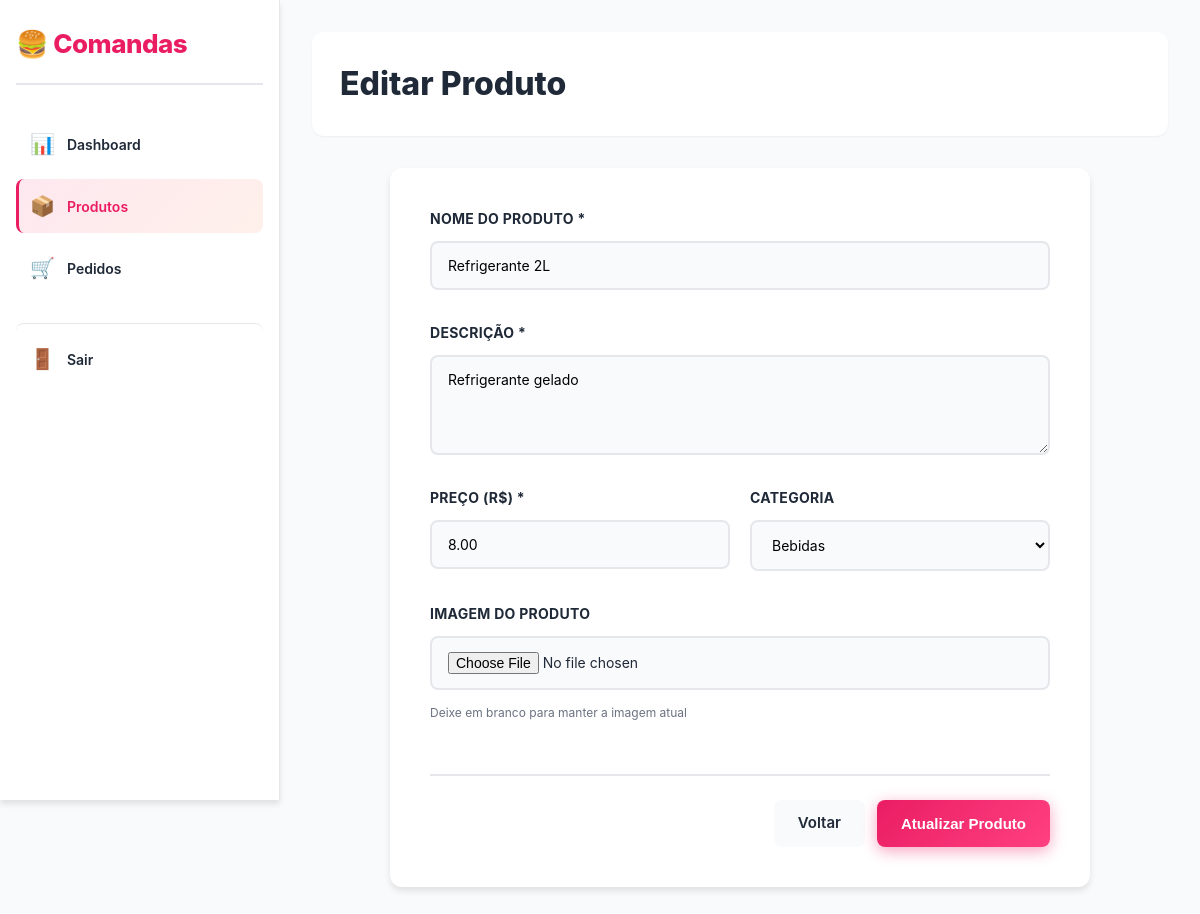
Screenshot of /admin/editar_produto.php?id=3 (signed in) with the database file from the repository.
### tables this page shows
CREATE TABLE IF NOT EXISTS produtos (
    id INT PRIMARY KEY AUTO_INCREMENT,
    loja_id INT NOT NULL,
    nome VARCHAR(200) NOT NULL,
    descricao TEXT,
    preco DECIMAL(10, 2) NOT NULL,
    imagem LONGBLOB,
    categoria VARCHAR(100),
    ativo BOOLEAN DEFAULT 1,
    criado_em TIMESTAMP DEFAULT CURRENT_TIMESTAMP,
    atualizado_em TIMESTAMP DEFAULT CURRENT_TIMESTAMP ON UPDATE CURRENT_TIMESTAMP,
    FOREIGN KEY (loja_id) REFERENCES lojas(id) ON DELETE CASCADE
);

### config/functions.php (called while the page is built, shortened)
<?php
function sanitizar($dado) {
    return htmlspecialchars(trim($dado), ENT_QUOTES, 'UTF-8');
}
?>

### admin/editar_produto.php (the view, shortened to what this page needs)
<?php
require_once '../config/database.php';
require_once '../config/functions.php';
$loja_id = $_SESSION['loja_id'];
$produto_id = (int)($_GET['id'] ?? 0);
try {
    $stmt = $conn->prepare("SELECT * FROM produtos WHERE id = ? AND loja_id = ?");
    $stmt->execute([$produto_id, $loja_id]);
    $produto = $stmt->fetch();
} catch (PDOException $e) {
    die("Erro ao buscar produto: " . $e->getMessage());
}
?>
<!DOCTYPE html>
<html lang="pt-BR">
<head>
    <link rel="stylesheet" href="../assets/css/style.css">
</head>
<body>
    <div class="container-admin">
        <aside class="sidebar">
            <div class="logo">
                <h2>🍔 Comandas</h2>
            </div>
            <nav class="nav-menu">
                <a href="dashboard.php" class="nav-item">
                    <span class="icon">📊</span>
                    <span>Dashboard</span>
                </a>
                <a href="produtos.php" class="nav-item active">
                    <span class="icon">📦</span>
                    <span>Produtos</span>
                </a>
                <a href="pedidos.php" class="nav-item">
                    <span class="icon">🛒</span>
                    <span>Pedidos</span>
                </a>
                <a href="logout.php" class="nav-item logout">
                    <span class="icon">🚪</span>
                    <span>Sair</span>
                </a>
            </nav>
        </aside>
        <main class="main-content">
            <header class="top-header">
                <div class="header-content">
                    <h1>Editar Produto</h1>
                </div>
            </header>
            <div class="form-container">
                <form method="POST" enctype="multipart/form-data" class="form-produto">
                    <div class="form-group">
                        <label for="nome">Nome do Produto *</label>
                        <input type="text" id="nome" name="nome" value="<?php echo sanitizar($produto['nome']); ?>" required>
                    </div>
                    <div class="form-group">
                        <label for="descricao">Descrição *</label>
                        <textarea id="descricao" name="descricao" rows="4" required><?php echo sanitizar($produto['descricao']); ?></textarea>
                    </div>
                    <div class="form-row">
                        <div class="form-group">
                            <label for="preco">Preço (R$) *</label>
                            <input type="number" id="preco" name="preco" value="<?php echo $produto['preco']; ?>" step="0.01" required>
                        </div>
                        <div class="form-group">
                            <label for="categoria">Categoria</label>
                            <select id="categoria" name="categoria">
                                <option value="Bebidas" <?php echo $produto['categoria'] === 'Bebidas' ? 'selected' : ''; ?>>Bebidas</option>
                            </select>
                        </div>
                    </div>
                    <div class="form-group">
                        <label for="imagem">Imagem do Produto</label>
                        <input type="file" id="imagem" name="imagem" accept="image/*">
                        <small>Deixe em branco para manter a imagem atual</small>
                    </div>
                    <div class="form-actions">
                        <a href="produtos.php" class="btn-secondary">Voltar</a>
                        <button type="submit" class="btn-primary">Atualizar Produto</button>
                    </div>
                </form>
            </div>
        </main>
    </div>
</body>
</html>

### assets/css/style.css (style rules this page uses)
* { margin: 0; padding: 0; box-sizing: border-box; }
:root { --primary-color: #EA1D63; --primary-light: #FF4081; --primary-dark: #C1272D; --accent-color: #FF6B35; --success-color: #06D6A0; --danger-color: #EF4444; --warning-color: #F59E0B; --light-color: #FFFFFF; --light-gray: #F9FAFB; --medium-gray: #F3F4F6; --gray: #9CA3AF; --dark-gray: #6B7280; --dark-color: #1F2937; --border-color: #E5E7EB; --shadow-sm: 0 1px 2px 0 rgba(0, 0, 0, 0.05); --shadow-md: 0 4px 6px 0 rgba(0, 0, 0, 0.1); --shadow-lg: 0 10px 15px 0 rgba(0, 0, 0, 0.1); --shadow-xl: 0 20px 25px 0 rgba(0, 0, 0, 0.1); }
html, body { font-family: -apple-system, BlinkMacSystemFont, 'Segoe UI', 'Helvetica Neue', sans-serif; line-height: 1.5; color: var(--dark-color); background: var(--light-gray); font-size: 16px; }
body { -webkit-font-smoothing: antialiased; -moz-osx-font-smoothing: grayscale; }
button, .btn-primary, .btn-secondary, .btn-danger, .btn-small, a.btn-primary, a.btn-secondary { padding: 12px 24px; border: none; border-radius: 8px; font-size: 15px; font-weight: 600; cursor: pointer; transition: all 0.2s ease; text-decoration: none; display: inline-block; text-align: center; user-select: none; }
.btn-primary { background: linear-gradient(135deg, #EA1D63 0%, #FF4081 100%); color: white; box-shadow: 0 4px 15px rgba(234, 29, 99, 0.4); }
.btn-secondary { background: var(--light-gray); color: var(--dark-color); border: 2px solid var(--border-color); }
.container-admin { display: flex; min-height: 100vh; background: var(--light-gray); }
.sidebar { width: 280px; background: var(--light-color); border-right: 1px solid var(--border-color); padding: 24px 16px; position: fixed; height: 100vh; overflow-y: auto; box-shadow: var(--shadow-md); z-index: 50; }
.logo { margin-bottom: 32px; padding-bottom: 20px; border-bottom: 2px solid var(--border-color); }
.logo h2 { color: var(--primary-color); font-size: 26px; font-weight: 800; letter-spacing: -0.5px; }
.nav-menu { display: flex; flex-direction: column; gap: 8px; }
.nav-item { display: flex; align-items: center; gap: 12px; padding: 12px 14px; border-radius: 8px; color: var(--dark-color); text-decoration: none; transition: all 0.2s ease; font-weight: 600; font-size: 14px; }
.nav-item.active { background: linear-gradient(135deg, rgba(234, 29, 99, 0.1), rgba(255, 107, 53, 0.1)); color: var(--primary-color); border-left: 3px solid var(--primary-color); padding-left: 11px; }
.nav-item.logout { margin-top: auto; border-top: 1px solid var(--border-color); padding-top: 20px; margin-top: 20px; }
.nav-item .icon { font-size: 20px; }
.main-content { margin-left: 280px; flex: 1; padding: 32px; background: var(--light-gray); }
.top-header { background: var(--light-color); padding: 28px; border-radius: 12px; margin-bottom: 32px; box-shadow: var(--shadow-sm); }
.header-content { display: flex; justify-content: space-between; align-items: center; }
.header-content h1 { font-size: 32px; color: var(--dark-color); font-weight: 800; }
.form-container { background: var(--light-color); padding: 40px; border-radius: 12px; box-shadow: var(--shadow-md); max-width: 700px; margin: 0 auto; }
.form-produto { display: flex; flex-direction: column; gap: 32px; }
.form-group { display: flex; flex-direction: column; gap: 8px; }
.form-group label { margin-bottom: 4px; font-weight: 700; font-size: 14px; color: var(--dark-color); text-transform: uppercase; letter-spacing: 0.02em; }
.form-group input, .form-group textarea, .form-group select { padding: 14px 16px; border: 2px solid var(--border-color); border-radius: 8px; font-size: 14px; font-family: inherit; transition: all 0.2s ease; background: var(--light-gray); }
.form-group small { font-size: 12px; color: var(--dark-gray); margin-top: 6px; }
.form-row { display: grid; grid-template-columns: 1fr 1fr; gap: 20px; }
.form-actions { display: flex; gap: 12px; justify-content: flex-end; padding-top: 24px; border-top: 2px solid var(--border-color); margin-top: 20px; }

### rows the page displays
produtos: nome "Refrigerante 2L", descricao "Refrigerante gelado", preco "8.00", categoria "Bebidas"
